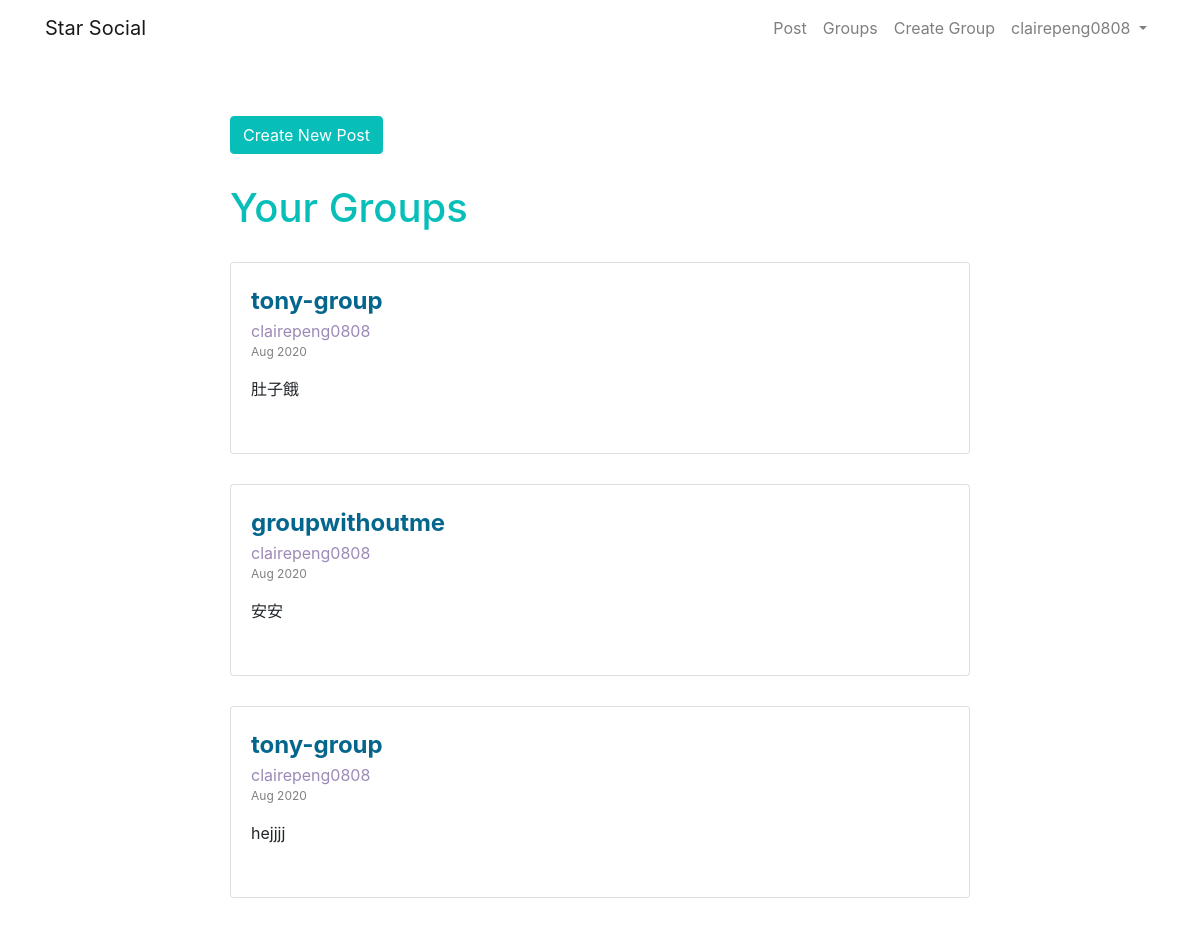
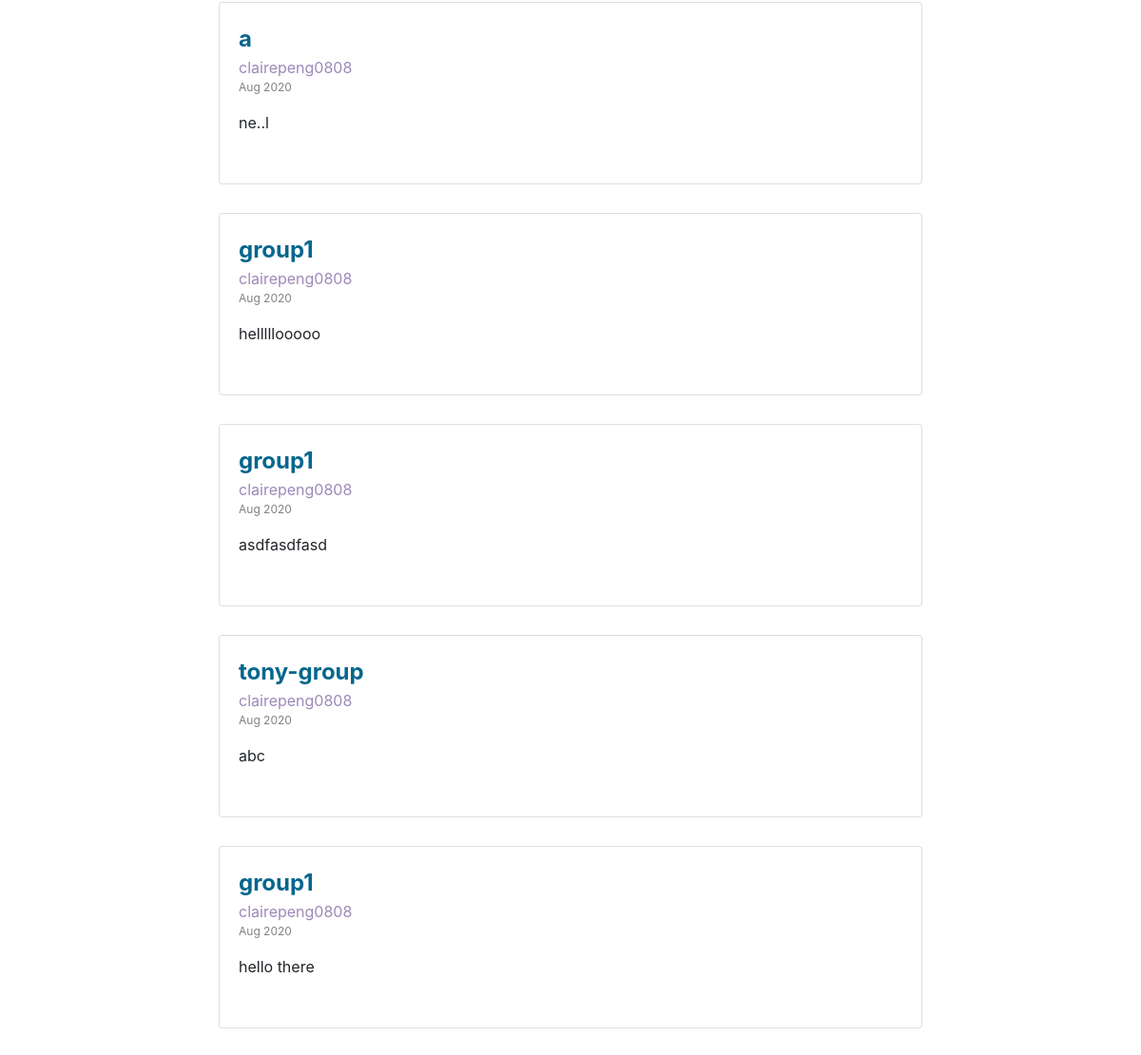
Screenshot of / (signed in) with the database file from the repository (2 pictures, top to bottom).
### posts/models.py (models this page shows, shortened)
class Post(models.Model):
    user = models.ForeignKey(User, related_name='posts',on_delete=models.CASCADE)
    created_at = models.DateTimeField(default=timezone.now)
    message = models.TextField()
    message_html = models.TextField(editable=False)
    group = models.ForeignKey(Group,related_name='posts',on_delete=models.CASCADE)
    class Meta:
        ordering = ['-created_at']
        unique_together = [('user','message')]

### groups/models.py (models this page shows, shortened)
class Group(models.Model):
    name = models.CharField(max_length=256,unique=True)
    slug = models.SlugField(allow_unicode=True,unique=True)
    description = models.TextField(blank=True,default='')
    members = models.ManyToManyField(User,through='GroupMembership')
    class Meta:
        ordering = ['name']

### posts/views.py (the view)
# urls.py: path('',views.PostList.as_view(),name='list'),
class PostList(SelectRelatedMixin,generic.ListView):
    model = models.Post
    select_related = ('user','group')
    def get_context_data(self, **kwargs):
        context = super().get_context_data(**kwargs)
        return context

### posts/templates/posts/post_list.html (shortened to what this page needs)
{% extends 'posts/post_base.html' %}
{% block pre_post %}
<div class='pre-post'>
    {% if user.is_authenticated %}
    <a class='btn btn-primary' href="{% url 'posts:create' %}">Create New Post</a>
    <h1 class='page-title'>Your Groups</h1>
    {% endif %}
    {% for post in post_list %}
    <div class='card card-body post-body'>
        <div class='post-groupname'>
            <a href="{% url 'groups:detail' slug=post.group.name %}">{{ post.group.name }}</a>
        </div>
        <div class='post-username'>
            <a href="{% url 'posts:user_post' username=post.user.username %}">{{ post.user.username }}</a>
        </div>
        <div class='post-timestamp'>
            <time>{{ post.created_at | date:"M Y"  }}</time>
        </div>
        <p>{{ post.message_html | safe }}</p>
    </div>
    {% endfor %}
</div>
{% endblock %}

### templates/base.html (shortened to what this page needs)
<!DOCTYPE html>
{% load static %}
<html lang="en">
<head>
    <link rel="stylesheet" href="https://stackpath.bootstrapcdn.com/bootstrap/4.3.1/css/bootstrap.min.css"
>
    <link rel="stylesheet" href="//cdn.jsdelivr.net/npm/medium-editor@latest/dist/css/medium-editor.min.css"
        type="text/css" media="screen" charset="utf-8">
    <link rel="stylesheet" href="{% static 'css/master.css' %}" />
</head>
<body>
    <nav class="navbar navbar-expand-lg navbar-light navbar-font">
        <div class="container navbar-container">
            <ul class="navbar-nav">
                <li><a class="navbar-brand" href="{% url 'posts:list' %}">Star Social</a>
                </li>
            </ul>
            <ul class="navbar-nav navbar-right">
                {% if user.is_authenticated %}
                <li class="nav-item">
                    <a class="nav-link" href="{% url 'posts:create' %}">Post</a>
                </li>
                <li class="nav-item">
                    <a class="nav-link" href="{% url 'groups:list' %}">Groups</a>
                </li>
                <li class="nav-item">
                    <a class="nav-link" href="{% url 'groups:create' %}">Create Group</a>
                </li>
                <li class="nav-item dropdown">
                    <a class="nav-link dropdown-toggle" href="#" id="navbarDropdownMenuLink" role="button"
                        data-toggle="dropdown" aria-haspopup="true" aria-expanded="true">
                        {{ user.username }}
                    </a>
                </li>
                {% else %}
                <li class="nav-item">
                    <a class="nav-link" href="{% url 'groups:list' %}">Groups</a>
                </li>
                <li><a class="nav-link" href="{% url 'accounts:login' %}">Log in</a></li>
                <li><a class="nav-link" href="{% url 'accounts:signup' %}">Sign Up</a></li>
                {% endif %}
            </ul>
        </div>
    </nav>
    <div class='container-fluid content'>
            <div class='row'>
                <div class='col-md-8 mx-auto'>
                    {% block content %}
                    {% endblock %}
                </div>
            </div>
        </div>
</body>
</body>
</html>

### static/css/master.css (style rules this page uses)
h1.page-title { margin: 30px 0 15px 0; color: #07beb8; }
.btn-primary { background-color: #07beb8; border-color: #07beb8; color: #ffffff; }
.content { margin-top: 30px; }
.group-list, .post-body { margin-top: 30px; margin-bottom: 30px; }
.post-username a { color: #9c89b8; }
.post-timestamp { color: grey; font-size: 12px; }
.post-groupname a { color: #05668d; font-size: 1.5rem; font-weight: bold; }

### rows the page displays
Post: group.name "tony-group", user.username "clairepeng0808", created_at "Aug 2020", message_html "肚子餓"
Post: group.name "groupwithoutme", user.username "clairepeng0808", created_at "Aug 2020", message_html "安安"
Post: group.name "tony-group", user.username "clairepeng0808", created_at "Aug 2020", message_html "hejjjj"
Post: group.name "a", user.username "clairepeng0808", created_at "Aug 2020", message_html "ne..l"
Post: group.name "group1", user.username "clairepeng0808", created_at "Aug 2020", message_html "helllllooooo"
Post: group.name "group1", user.username "clairepeng0808", created_at "Aug 2020", message_html "asdfasdfasd"
Post: group.name "tony-group", user.username "clairepeng0808", created_at "Aug 2020", message_html "abc"
Post: group.name "group1", user.username "clairepeng0808", created_at "Aug 2020", message_html "hello there"

### other values shown
{{ user.username }} "clairepeng0808"
